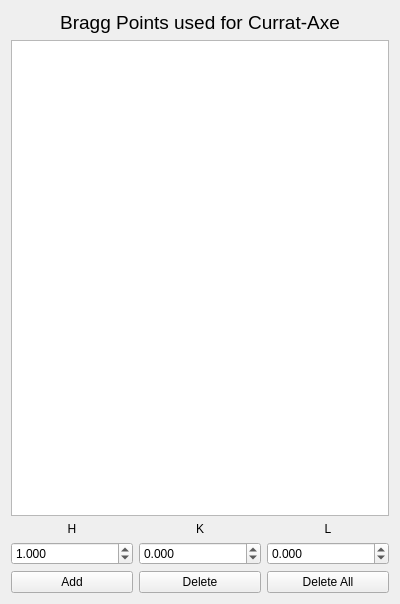
<?xml version="1.0" encoding="UTF-8"?>
<ui version="4.0">
 <class>widget</class>
 <widget class="QWidget" name="widget">
  <property name="geometry">
   <rect>
    <x>0</x>
    <y>0</y>
    <width>400</width>
    <height>604</height>
   </rect>
  </property>
  <property name="windowTitle">
   <string>Bragg List</string>
  </property>
  <layout class="QVBoxLayout" name="verticalLayout_4">
   <item>
    <widget class="QLabel" name="label_4">
     <property name="font">
      <font>
       <pointsize>14</pointsize>
      </font>
     </property>
     <property name="text">
      <string>Bragg Points used for Currat-Axe</string>
     </property>
     <property name="alignment">
      <set>Qt::AlignCenter</set>
     </property>
    </widget>
   </item>
   <item>
    <widget class="QListView" name="BraggList_listView">
     <property name="editTriggers">
      <set>QAbstractItemView::NoEditTriggers</set>
     </property>
     <property name="dragEnabled">
      <bool>true</bool>
     </property>
     <property name="dragDropMode">
      <enum>QAbstractItemView::InternalMove</enum>
     </property>
     <property name="defaultDropAction">
      <enum>Qt::IgnoreAction</enum>
     </property>
     <property name="alternatingRowColors">
      <bool>true</bool>
     </property>
     <property name="selectionMode">
      <enum>QAbstractItemView::MultiSelection</enum>
     </property>
     <property name="movement">
      <enum>QListView::Free</enum>
     </property>
    </widget>
   </item>
   <item>
    <layout class="QVBoxLayout" name="verticalLayout_3">
     <item>
      <layout class="QGridLayout" name="gridLayout">
       <item row="1" column="0">
        <widget class="QDoubleSpinBox" name="BraggList_H_spinBox">
         <property name="decimals">
          <number>3</number>
         </property>
         <property name="minimum">
          <double>-99.998999999999995</double>
         </property>
         <property name="maximum">
          <double>99.998999999999995</double>
         </property>
         <property name="value">
          <double>1.000000000000000</double>
         </property>
        </widget>
       </item>
       <item row="1" column="1">
        <widget class="QDoubleSpinBox" name="BraggList_K_spinBox">
         <property name="decimals">
          <number>3</number>
         </property>
         <property name="minimum">
          <double>-99.998999999999995</double>
         </property>
         <property name="maximum">
          <double>99.998999999999995</double>
         </property>
        </widget>
       </item>
       <item row="1" column="2">
        <widget class="QDoubleSpinBox" name="BraggList_L_spinBox">
         <property name="decimals">
          <number>3</number>
         </property>
         <property name="minimum">
          <double>-99.998999999999995</double>
         </property>
         <property name="maximum">
          <double>99.998999999999995</double>
         </property>
        </widget>
       </item>
       <item row="0" column="2">
        <widget class="QLabel" name="label_3">
         <property name="text">
          <string>L</string>
         </property>
         <property name="alignment">
          <set>Qt::AlignCenter</set>
         </property>
        </widget>
       </item>
       <item row="0" column="0">
        <widget class="QLabel" name="label">
         <property name="text">
          <string>H</string>
         </property>
         <property name="alignment">
          <set>Qt::AlignCenter</set>
         </property>
        </widget>
       </item>
       <item row="0" column="1">
        <widget class="QLabel" name="label_2">
         <property name="text">
          <string>K</string>
         </property>
         <property name="alignment">
          <set>Qt::AlignCenter</set>
         </property>
        </widget>
       </item>
      </layout>
     </item>
    </layout>
   </item>
   <item>
    <layout class="QHBoxLayout" name="horizontalLayout_2">
     <item>
      <widget class="QPushButton" name="BraggList_add_button">
       <property name="text">
        <string>Add</string>
       </property>
      </widget>
     </item>
     <item>
      <widget class="QPushButton" name="BraggList_delete_button">
       <property name="text">
        <string>Delete</string>
       </property>
      </widget>
     </item>
     <item>
      <widget class="QPushButton" name="BraggList_deleteAll_button">
       <property name="text">
        <string>Delete All</string>
       </property>
      </widget>
     </item>
    </layout>
   </item>
  </layout>
 </widget>
 <tabstops>
  <tabstop>BraggList_listView</tabstop>
  <tabstop>BraggList_H_spinBox</tabstop>
  <tabstop>BraggList_K_spinBox</tabstop>
  <tabstop>BraggList_L_spinBox</tabstop>
  <tabstop>BraggList_add_button</tabstop>
  <tabstop>BraggList_delete_button</tabstop>
  <tabstop>BraggList_deleteAll_button</tabstop>
 </tabstops>
 <resources/>
 <connections/>
</ui>
